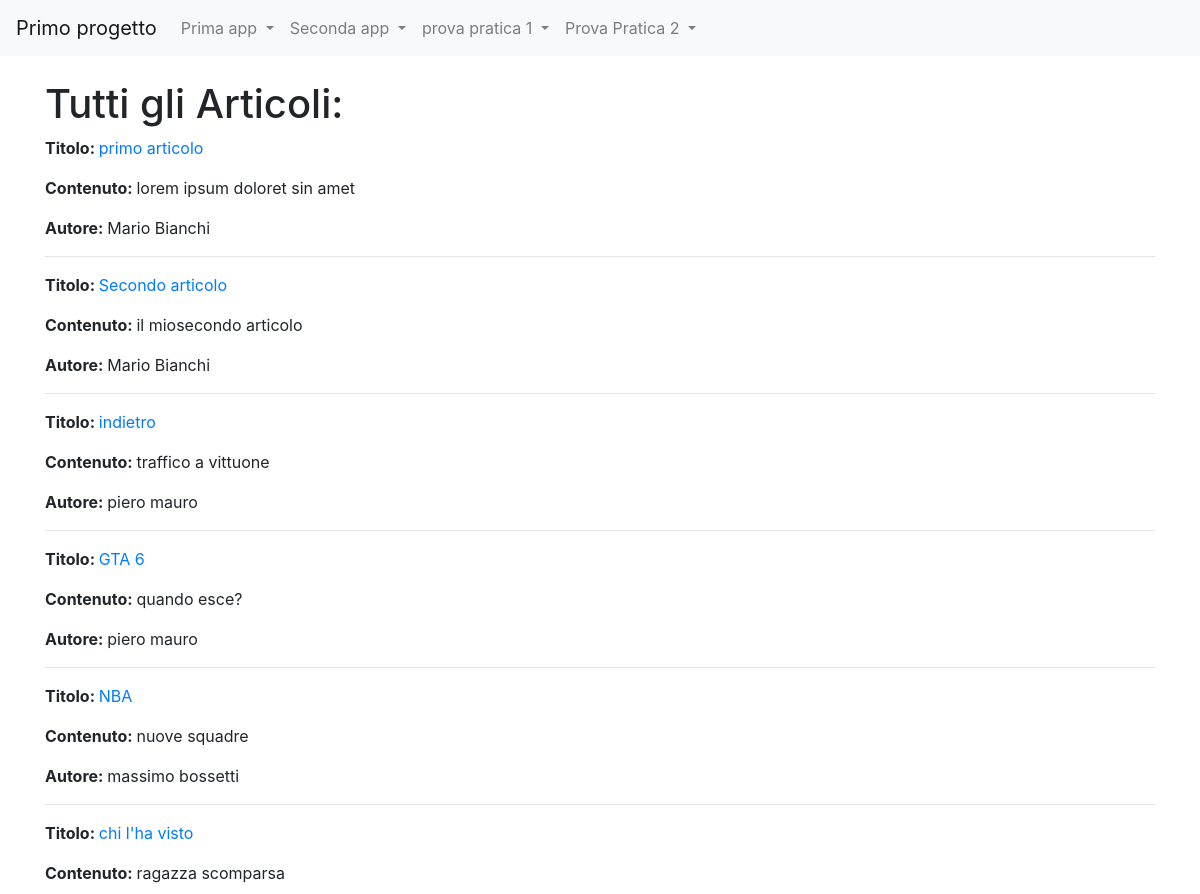
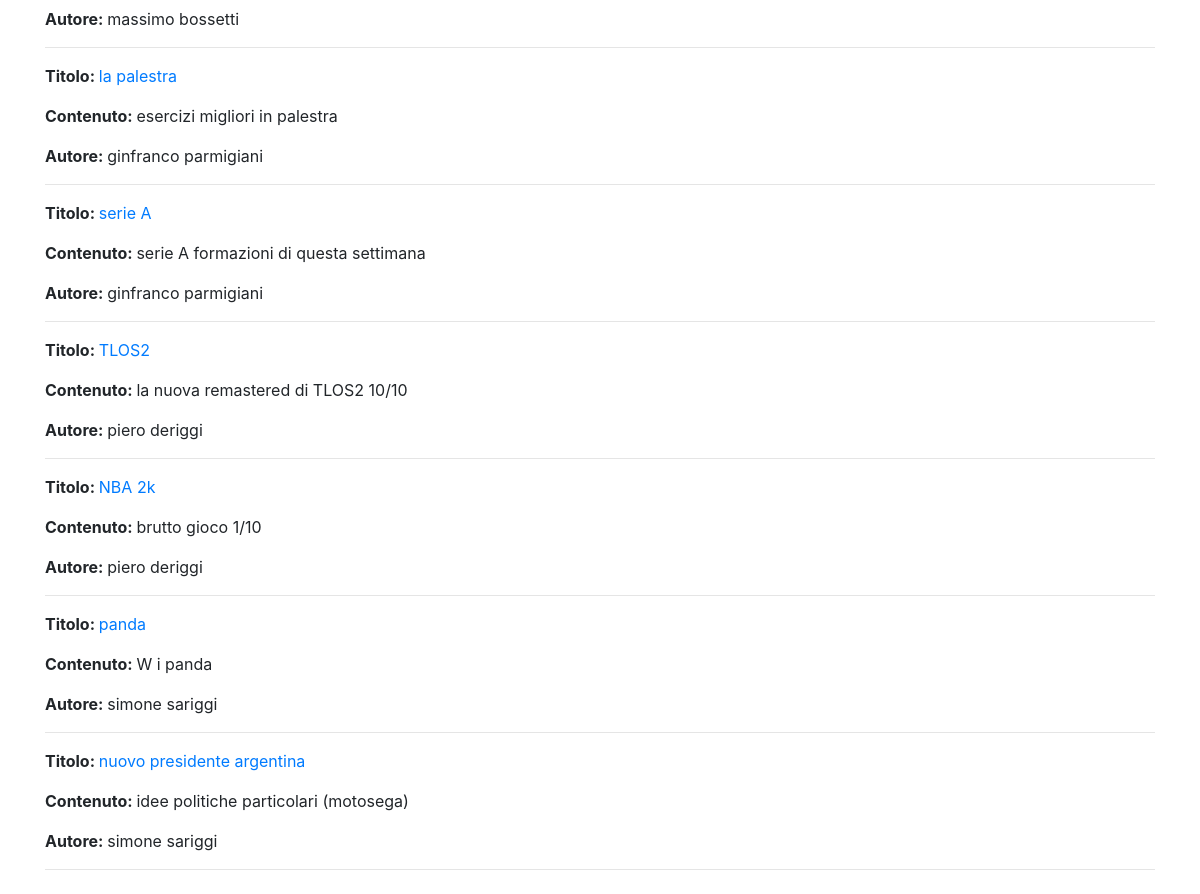
/news/lista_articoli/, run on the app's committed database (2 pictures, top to bottom).
### news/models.py (models this page shows, shortened)
class Articolo(models.Model):
    titolo = models.CharField(max_length=100)
    contenuto = models.TextField()
    giornalista = models.ForeignKey(Giornalista, on_delete=models.CASCADE, related_name="articoli")
    data=models.DateField(auto_now=True,blank=True)
    visualizzazioni = models.IntegerField(default = 0,blank=True)
    class Meta:
        verbose_name = "Articolo"
        verbose_name_plural = "Articoli"

class Giornalista(models.Model):
    nome = models.CharField(max_length=20)
    cognome = models.CharField(max_length=20)
    anno_di_nascita = models.DateField(blank=True)
    def __str__(self):
        return self.nome +" "+ self.cognome
    class Meta:
        verbose_name = "Giornalista"
        verbose_name_plural = "Giornalisti"

### news/views.py (the view)
# urls.py: path('lista_articoli/', listaArticoli, name="lista_articoli"),
def listaArticoli(request, pk=None):
    if(pk==None):
        articoli = Articolo.objects.all()
    else:
        articoli = Articolo.objects.filter(giornalista_id=pk)
    context = {
        'pk': pk,
        'articoli': articoli
    }
    return render(request, 'lista_articoli.html', context)

### news/templates/lista_articoli.html (shortened to what this page needs)
{% extends "base.html"%}
{%block content%}
    {% if pk == None %}
        <h1>Tutti gli Articoli:</h1>
    {% else %}
        <h1>Articoli di un Giornalista:</h1>
    {% endif %}
    {% for x in articoli %}
        <p><strong>Titolo: </strong><a href="">{{ x.titolo }}</a></p>
        <p><strong>Contenuto: </strong><a>{{ x.contenuto }}</a></p>
        <p><strong>Autore: </strong><a>{{ x.giornalista }}</a></p>
        <hr>
    {% endfor %}
{%endblock content%}

### data on the page
Articolo: titolo "primo articolo", contenuto "lorem ipsum doloret sin amet", giornalista "Mario Bianchi"
Articolo: titolo "Secondo articolo", contenuto "il miosecondo articolo", giornalista "Mario Bianchi"
Articolo: titolo "indietro", contenuto "traffico a vittuone", giornalista "piero mauro"
Articolo: titolo "GTA 6", contenuto "quando esce?", giornalista "piero mauro"
Articolo: titolo "NBA", contenuto "nuove squadre", giornalista "massimo bossetti"
Articolo: titolo "chi l'ha visto", contenuto "ragazza scomparsa", giornalista "massimo bossetti"
Articolo: titolo "la palestra", contenuto "esercizi migliori in palestra", giornalista "ginfranco parmigiani"
Articolo: titolo "serie A", contenuto "serie A formazioni di questa settimana", giornalista "ginfranco parmigiani"
Articolo: titolo "TLOS2", contenuto "la nuova remastered di TLOS2 10/10", giornalista "piero deriggi"
Articolo: titolo "NBA 2k", contenuto "brutto gioco 1/10", giornalista "piero deriggi"
Articolo: titolo "panda", contenuto "W i panda", giornalista "simone sariggi"
Articolo: titolo "nuovo presidente argentina", contenuto "idee politiche particolari (motosega)", giornalista "simone sariggi"
